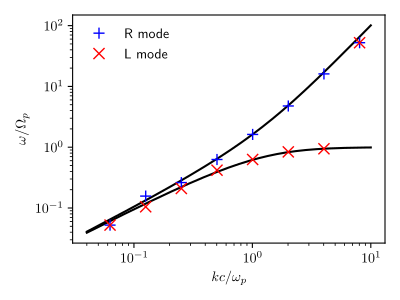

The Python source for this figure:
#!/usr/bin/env python3

import pyphare.pharein as ph #lgtm [py/import-and-import-from]
from pyphare.pharein import Simulation
from pyphare.pharein import MaxwellianFluidModel
from pyphare.pharein import ElectromagDiagnostics, FluidDiagnostics
from pyphare.pharein import ElectronModel
from pyphare.simulator.simulator import Simulator
from pyphare.pharein import global_vars as gv

from pyphare.pharesee.hierarchy import finest_field
import os
from pyphare.pharesee.run import Run
from pyphare.pharesee.hierarchy import get_times_from_h5

import matplotlib.pyplot as plt
import matplotlib as mpl
import numpy as np
mpl.use('Agg')




def fromNoise():

    # in this configuration there are no prescribed waves
    # and only eigen modes existing in the simulation noise
    # will be visible

    Simulation(
        smallest_patch_size=20,
        largest_patch_size=20,

        # the following time step number
        # and final time mean that the
        # smallest frequency will be 2/100
        # and the largest 2/dt  = 2e3
        time_step_nbr=100000,
        final_time=100.,

        boundary_types="periodic",

        # smallest wavelength will be 2*0.2=0.4
        # and largest 50
        cells=500,
        dl=0.2,
        diag_options={"format": "phareh5",
                      "options": {"dir": "fromNoise1d",
                                  "mode":"overwrite"}}
    )

    def density(x):
        return 1.

    def by(x):
        return 0.

    def bz(x):
        return 0.

    def bx(x):
        return 1.

    def vx(x):
        return 0.

    def vy(x):
        return 0.

    def vz(x):
        return 0.

    def vthx(x):
        return 0.01

    def vthy(x):
        return 0.01

    def vthz(x):
        return 0.01


    vvv = {
        "vbulkx": vx, "vbulky": vy, "vbulkz": vz,
        "vthx": vthx, "vthy": vthy, "vthz": vthz
    }

    MaxwellianFluidModel(
        bx=bx, by=by, bz=bz,
        protons={"charge": 1, "density": density, **vvv}
    )

    ElectronModel(closure="isothermal", Te=0.)


    sim = ph.global_vars.sim

    timestamps = np.arange(0, sim.final_time +sim.time_step, sim.time_step)

    for quantity in ["E", "B"]:
        ElectromagDiagnostics(
            quantity=quantity,
            write_timestamps=timestamps,
            compute_timestamps=timestamps,
        )




def omega(k, p):
    k2 = k*k
    return 0.5*k2*(np.sqrt(1+4/k2)+p)




def setOfModes(polarization, modes, b_amplitudes):

    Simulation(
        smallest_patch_size=20,
        largest_patch_size=50,

        # smallest frequency is 0.06 (2pi/Tmax)
        # largest frequency is 3140 (2pi/dt)
        time_step_nbr=80000,
        final_time=120.,

        boundary_types="periodic",

        # smallest wavelength is 0.8 = 4 grid pts
        # largest wavelength is 50 = the whole domain (250 pts)
        cells=2000,
        dl=0.2,
        diag_options={"format": "phareh5",
                      "options": {"dir": "setOfModes1d",
                                  "mode":"overwrite"}}
    )

    assert(len(modes) == len(b_amplitudes))

    # list of wave_numbers for the given box
    from pyphare.pharein.global_vars import sim
    L = sim.simulation_domain()[0]
    wave_numbers = [2*np.pi*m/L for m in modes]

    # using faraday : v1 = -w b1 / (k . B0)
    #v_amplitudes = [-b*omega(k, p)/k for (k, b, p) in zip(wave_numbers, b_amplitudes, polarizations)]


    def density(x):
        # no density fluctuations as whistler and AIC are not compressional
        return 1.

    def by(x):
        modes = 0.0
        for (k, b) in zip(wave_numbers, b_amplitudes):
            modes += b*np.cos(k*x)
        return modes

    def bz(x):
        modes = 0.0
        for (k, b) in zip(wave_numbers, b_amplitudes):
            modes += b*np.sin(k*x)*polarization
        return modes

    def bx(x):
        return 1.

    def vx(x):
        return 0.

    def vy(x):
        #modes = 0.0
        #for (k, v, f) in zip(wave_numbers, v_amplitudes, phases):
        #    modes += v*np.cos(k*x+f)
        #return modes
        return 0.0

    def vz(x):
        #modes = 0.0
        #for (k, v, f) in zip(wave_numbers, b_amplitudes, phases):
        #    modes += v*np.sin(k*x+f)
        #return modes
        return 0.0

    def vthx(x):
        return 0.01

    def vthy(x):
        return 0.01

    def vthz(x):
        return 0.01


    vvv = {
        "vbulkx": vx, "vbulky": vy, "vbulkz": vz,
        "vthx": vthx, "vthy": vthy, "vthz": vthz
    }


    MaxwellianFluidModel(
        bx=bx, by=by, bz=bz,
        main={"charge": 1, "density": density, **vvv}
    )

    ElectronModel(closure="isothermal", Te=0.)

    sim = ph.global_vars.sim

    timestamps = np.arange(0, sim.final_time+sim.time_step, 40*sim.time_step)


    for quantity in ["E", "B"]:
        ElectromagDiagnostics(
            quantity=quantity,
            write_timestamps=timestamps,
            compute_timestamps=timestamps,
        )


    for quantity in ["density", "bulkVelocity"]:
        FluidDiagnostics(
            quantity=quantity,
            write_timestamps=timestamps,
            compute_timestamps=timestamps,
            )

    return wave_numbers, b_amplitudes



# ___ post-processing functions
def get_all_w(run_path, wave_numbers, polarization):
    file = os.path.join(run_path, "EM_B.h5")
    times = get_times_from_h5(file)

    nm = len(wave_numbers)
    print('number of modes : {}'.format(nm))

    r = Run(run_path)
    byz = np.array([])

    for time in times:
        B = r.GetB(time)
        by, x = finest_field(B, "By")
        bz, x = finest_field(B, "Bz")

        # polarization = +1 for R mode, -1 for L mode
        byz = np.concatenate((byz, by+polarization*1j*bz))

    nx = x.shape[0]
    nt = times.shape[0]
    byz = np.reshape(byz, (nt, nx))

    BYZ = np.absolute(np.fft.fft2(byz)[:(nt+1)//2, :(nx+1)//2])
    BYZ_4_all_W = np.sum(BYZ, axis=0)

    idx = np.argsort(BYZ_4_all_W)
    kmodes = idx[-nm:]

    wmodes = []
    for i in range(nm):
        wmodes.append(np.argmax(BYZ[:,idx[-nm+i]]))

    print(kmodes, wmodes)

    return kmodes, np.array(wmodes), BYZ



def main():
    # list of modes : m = 1 is for 1 wavelength in the whole domain
    modes = [4, 8, 16, 32, 64, 128, 256, 512]

    # lists of amplitudes of the magnetic field amplitudes
    b_amplitudes = [0.01, 0.01, 0.01, 0.01, 0.01, 0.01, 0.01, 0.01]

    # polarization : -1 for L mode
    wave_nums, b1 = setOfModes(-1, modes, b_amplitudes)
    simulator = Simulator(gv.sim)
    simulator.initialize()
    simulator.run()

    from pybindlibs.cpp import mpi_rank
    from matplotlib import rc

    if mpi_rank() == 0:
        sim = ph.global_vars.sim

        L = sim.simulation_domain()[0]
        T = sim.final_time

        #for the left mode
        ki, wi, zobi = get_all_w(os.path.join(os.curdir, "setOfModes1d"), wave_nums, -1)

        k_numL = 2*np.pi*ki/L
        w_numL = 2*np.pi*wi/T
        print(*('Left mode... k = {:.4f}   w = {:.4f}   b = {:.4f}'.format(k, w, b) for (k, w, b) in zip(k_numL, w_numL, b1)), sep="\n")

    ph.global_vars.sim = None

    # list of modes : m = 1 is for 1 wavelength in the whole domain
    modes = [4, 8, 16, 32, 64, 128, 256, 512]

    # lists of amplitudes of the magnetic field amplitudes
    b_amplitudes = [0.01, 0.01, 0.01, 0.01, 0.01, 0.01, 0.01, 0.01]

    # polarization : +1 for R mode
    wave_nums, b1 = setOfModes(+1, modes, b_amplitudes)
    simulator = Simulator(gv.sim)
    simulator.initialize()
    simulator.run()

    if mpi_rank() == 0:
        #sim = ph.global_vars.sim

        L = sim.simulation_domain()[0]
        T = sim.final_time

        #for the riht mode
        ki, wi, zobi = get_all_w(os.path.join(os.curdir, "setOfModes1d"), wave_nums, +1)

        k_numR = 2*np.pi*ki/L
        w_numR = 2*np.pi*wi/T
        print(*('Right mode... k = {:.4f}   w = {:.4f}   b = {:.4f}'.format(k, w, b) for (k, w, b) in zip(k_numR, w_numR, b1)), sep="\n")

        rc('text', usetex = True)

        fig, ax = plt.subplots(figsize=(4,3), nrows=1)

        k_the = np.arange(0.04, 10, 0.001)
        w_thR = omega(k_the, +1)
        w_thL = omega(k_the, -1)

        #ax.imshow(zobi, origin='lower', cmap='viridis_r')
        ax.plot(k_the, w_thR, '-k')
        ax.plot(k_the, w_thL, '-k')
        ax.plot(k_numR, w_numR, 'b+', label='R mode', markersize=8)
        ax.plot(k_numL, w_numL, 'rx', label='L mode', markersize=8)

        ax.set_xscale('log')
        ax.set_yscale('log')
        ax.set_xlabel('$k c / \omega_p$')
        ax.set_ylabel('$\omega / \Omega_p$')

        ax.legend(loc='upper left', frameon=False)

        fig.tight_layout()
        fig.savefig("dispersion.pdf", dpi=200)

        w_theR = omega(k_numR, +1)
        w_theL = omega(k_numL, -1)

        errorL = 100*np.fabs(w_numL-w_theL)/w_theL
        errorR = 100*np.fabs(w_numR-w_theR)/w_theR

        print('error L :', errorL)
        print('error R :', errorR)

        assert(1 == 1)


if __name__=="__main__":
    main()
